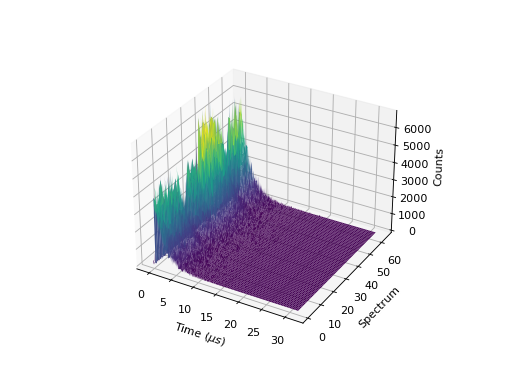

The Python source for this figure:
''' ----------- Surface plot ----------- '''

from mantid.simpleapi import *
import matplotlib.pyplot as plt

data = Load('MUSR00015189.nxs')
data = mtd['data_1'] # Extract individual workspace from group

fig, ax = plt.subplots(subplot_kw={'projection':'mantid3d'})
ax.plot_surface(data, cmap='viridis')
#plt.show()
